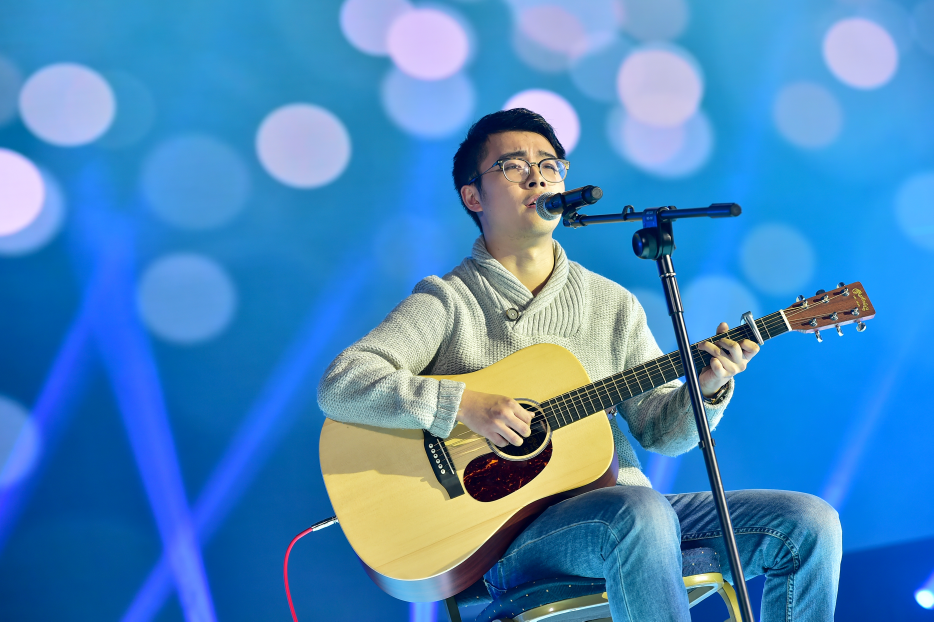
#> input picture testImage/test.jpg, 2800 x 1864 px (shown at 1/3 size)
$ python ImageWay.py   (Python 2 division)
#> lines starting #> are read from the running program, lines starting #| are printed output that depends on the picture
#> further down, img_1 is the input picture: PIL image 2800x1864 RGB; mean R, G, B 71.1, 135.4, 190.7
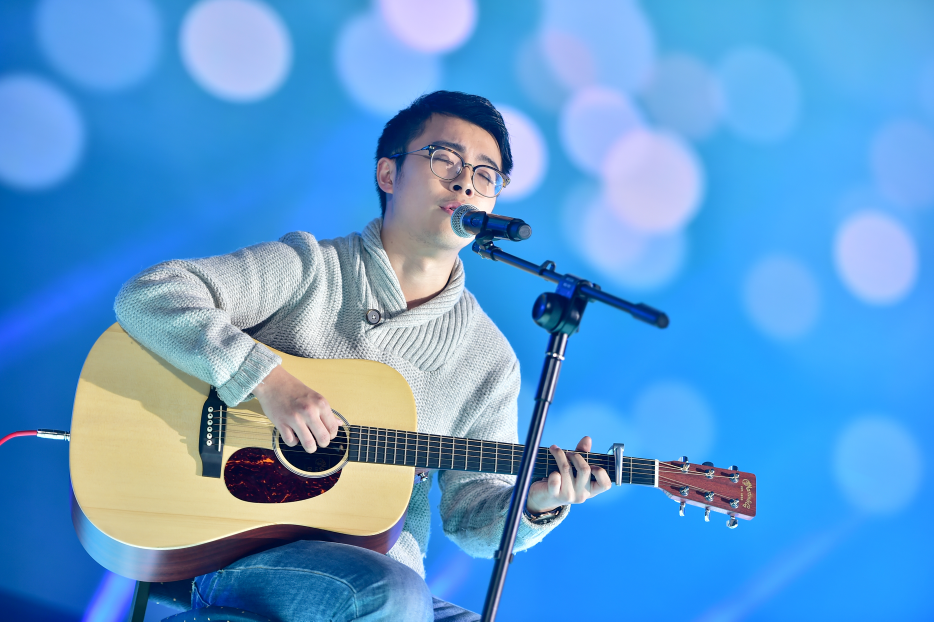
#> input picture testImage/test4.jpg, 2800 x 1864 px, found by its file name (shown at 1/3 size)
#> further down, img_2 is the input picture: PIL image 2800x1864 RGB; mean R, G, B 92.7, 155, 211
# coding=utf-8
from __future__ import division
from PIL import Image


# 直方算法进行匹配度计算
# 通过.histogram()方法获取图片颜色空间的直方数据
# 循环判断，遍历所有像素的颜色空间值，相同记为一，不相同通过注释的公式进行计算，存在列表中
# 整个列表的求平均获取相似值，越接近一越相似

def classfiy_histogram(image1, image2, size=(128, 128)):
#> called with size = (128, 128)
    image1 = image1.resize(size).convert("RGB")
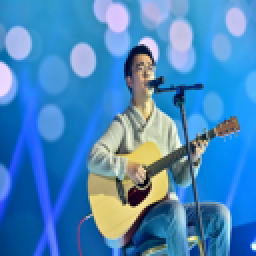
#> image1: PIL image 128x128 RGB (shown 2 times larger); mean R, G, B 71.1, 135.4, 190.7
    g = image1.histogram()  # 获取图片直方图数据
#> g = 768 values, max 1369 at index 0, min 0 at index 252, mean 64

    image2 = image2.resize(size).convert("RGB")
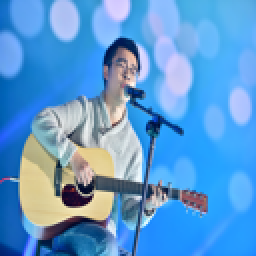
#> image2: PIL image 128x128 RGB (shown 2 times larger); mean R, G, B 92.8, 155, 211.1
    s = image2.histogram()
#> s = 768 values, max 3832 at index 767, min 0 at index 254, mean 64

    assert len(g) == len(s), "error"

    data = []

    for index in range(0, len(g)):
        if g[index] != s[index]:
            r = 1 - abs(g[index] - s[index]) / max(g[index], s[index])  # 颜色空间不同，计算公式
            data.append(round(r, 4))
        else:
            data.append(1)
#> this loop made 768 passes
#> r on passes 1 to 12: 0.172, 0.174, 0.277, 0.301, 0.188, 0.286, 0.318, 0.3, 0.364, 0.477, 0.504, 0.4
#> after the loop, data = 768 values, max 1 at index 56, min 0 at index 252, mean 0.609
    res = sum(data) / len(g)
#> res = 0.609
    return round(res, 4)


if __name__ == '__main__':
    img_1 = Image.open("testImage/test.jpg")
    img_2 = Image.open("testImage/test4.jpG")
    print classfiy_histogram(img_1, img_2)
#| 0.6092
